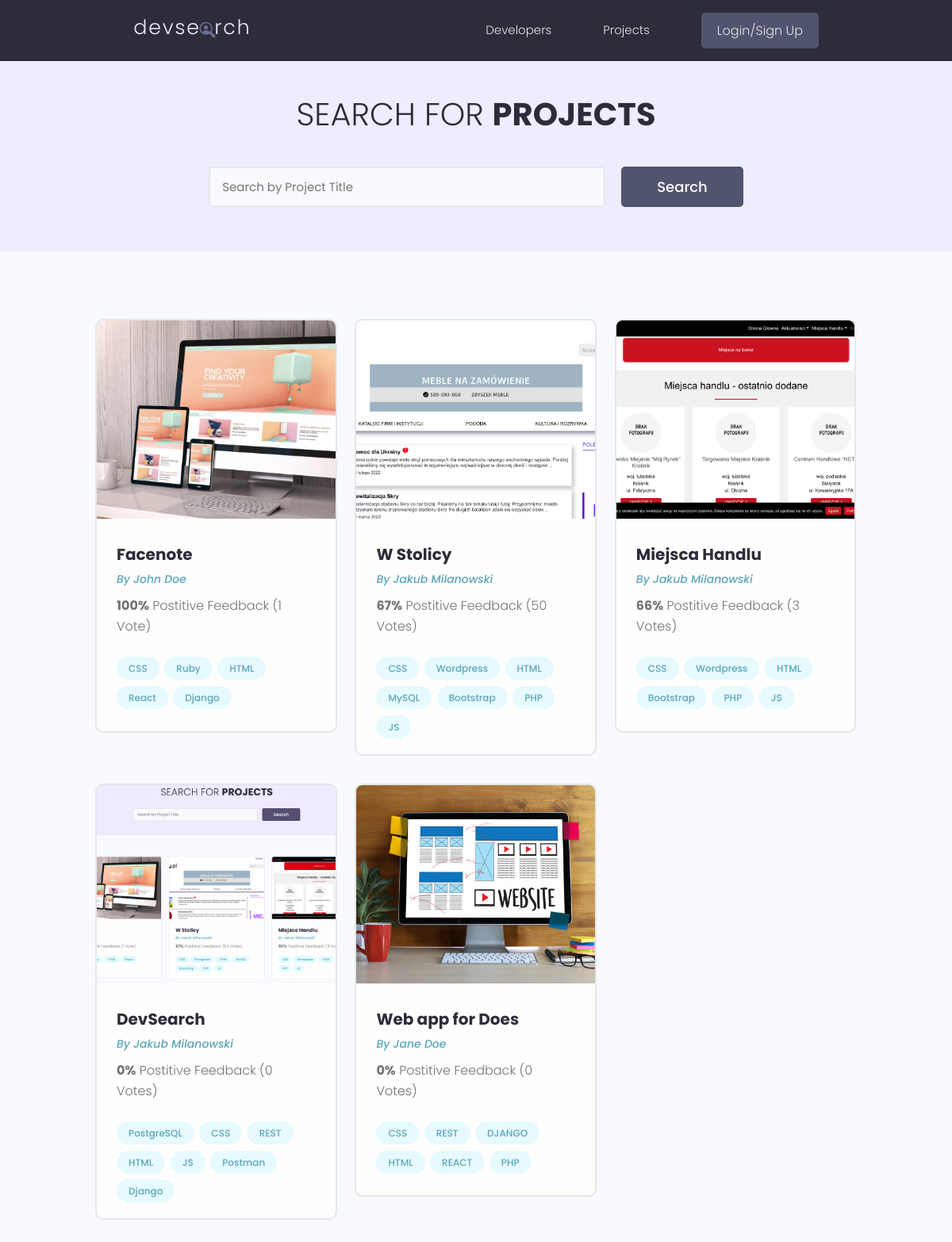
/projects/, run on the app's committed database.
### projects/models.py (models this page shows, shortened)
class Project(models.Model):
    owner = models.ForeignKey(Profile, null=True, blank=True, on_delete=models.CASCADE)
    title = models.CharField(max_length=200)
    description = models.TextField(null=True, blank=True)
    featured_image = models.ImageField(null = True, blank = True, default ="default.jpg")
    demo_link = models.CharField(max_length=2000, null=True, blank=True)
    source_link = models.CharField(max_length=2000, null=True, blank=True)
    tags = models.ManyToManyField('Tag', blank="True")
    vote_total = models.IntegerField(default = 0, null=True, blank=True)
    vote_ratio = models.IntegerField(default = 0, null=True, blank=True)
    created = models.DateTimeField(auto_now_add=True)
    id = models.UUIDField(default = uuid.uuid4, unique=True, primary_key = True, editable=False)
    class Meta:
        ordering = ['-vote_ratio', '-vote_total', 'title']
    @property
    def imageURL(self):
        try:
            url = self.featured_image.url
        except:
            url = ''
        return url

class Tag(models.Model):
    name = models.CharField(max_length=200)
    created = models.DateTimeField(auto_now_add=True)
    id = models.UUIDField(default = uuid.uuid4, unique=True, primary_key = True, editable=False)
    def __str__(self):
        return self.name

### users/models.py (models this page shows, shortened)
class Profile(models.Model):
    user = models.OneToOneField(User, on_delete=models.CASCADE, null=True, blank=True)
    name = models.CharField(max_length = 200, blank=True, null=True)
    email = models.EmailField(max_length=500, blank=True, null=True)
    username = models.CharField(max_length = 200, blank=True, null=True)
    location = models.CharField(max_length = 200, blank=True, null=True)
    short_intro = models.CharField(max_length = 200, blank=True, null=True)
    bio = models.TextField(blank = True, null = True)
    profile_image = models.ImageField(null = True, blank = True, upload_to = 'profiles/', default =  'profiles/user-default.png')
    social_github = models.CharField(max_length = 200, blank=True, null=True)
    social_twitter = models.CharField(max_length = 200, blank=True, null=True)
    social_linkedin = models.CharField(max_length = 200, blank=True, null=True)
    social_youtube = models.CharField(max_length = 200, blank=True, null=True)
    social_website = models.CharField(max_length = 200, blank=True, null=True)
    created = models.DateTimeField(auto_now_add=True)
    id = models.UUIDField(default = uuid.uuid4, unique=True, primary_key = True, editable=False)

### projects/views.py (the view)
# urls.py: path('projects/', views.getProjects),
def projects(request):
    projects, search_query = searchProjects(request)
    custom_range, projects = paginateProjects(request, projects, 6)
    context = {'projects' : projects, 'search_query' : search_query, 'custom_range' : custom_range }
    return render(request, 'projects/projects.html', context)

### projects/utils.py (called while the page is built)
def paginateProjects(request, projects, results):
    page = request.GET.get('page')
    paginator = Paginator(projects, results)
    try:
        projects = paginator.page(page)
    except PageNotAnInteger:
        page = 1
        projects = paginator.page(page)
    except EmptyPage:
        page = paginator.num_pages
        projects = paginator.page(page)
    leftIndex = (int(page) - 4)
    if leftIndex < 1:
        leftIndex = 1
    rightIndex = (int(page) + 5)
    if rightIndex > paginator.num_pages:
        rightIndex = paginator.num_pages + 1
    custom_range = range(leftIndex, rightIndex)
    return custom_range, projects

def searchProjects(request):
    search_query = ''
    if request.GET.get('search_query'):
        search_query = request.GET.get('search_query')
    tags = Tag.objects.filter(name__icontains=search_query)
    projects = Project.objects.distinct().filter(
        Q(title__icontains=search_query) |
        Q(description__icontains=search_query) |
        Q(owner__name__icontains=search_query) |
        Q(tags__in=tags)
        )
    return projects, search_query

### projects/templates/projects/projects.html (shortened to what this page needs)
{% extends 'main.html' %}
{% block content %}
  <main class="projects">
    <section class="hero-section text-center">
      <div class="container container--narrow">
        <div class="hero-section__box">
          <h2>Search for <span>Projects</span></h2>
        </div>
        <div class="hero-section__search">
          <form id="searchForm" class="form" action="{% url 'projects' %}" method="get">
            <div class="form__field">
              <input class="input input--text" id="formInput#search" type="text" name="search_query" value="{{search_query}}"
                placeholder="Search by Project Title" />
            </div>
            <input class="btn btn--sub btn--lg" type="submit" value="Search" />
          </form>
        </div>
      </div>
    </section>
    <section class="projectsList">
      <div class="container">
        <div class="grid grid--three">
        {% for project in projects %}
          <div class="column">
            <div class="card project">
              <a href="{% url 'project' project.id %}" class="project">
                <img class="project__thumbnail" src="{{ project.imageURL }}" alt="project thumbnail" />
                <div class="card__body">
                  <h3 class="project__title">{{project.title}}</h3>
                  <p><a class="project__author" href="{% url 'user-profile' project.owner.id %}">By {{project.owner.name}}</a></p>
                  <p class="project--rating">
                    <span style="font-weight: bold;">{{project.vote_ratio}}%</span> Postitive
                    Feedback ({{project.vote_total}} Vote{{project.vote_total | pluralize:'s'}})
                  </p>
                  <div class="project__tags">
                  {% for tag in project.tags.all %}
                    <span class="tag tag--pill tag--main">
                      <small>{{tag}}</small>
                    </span>
                  {% endfor %}
                  </div>
                </div>
              </a>
            </div>
          </div>
          {% endfor %}
        </div>
      </div>
    </section>
  </main>
{% endblock content %}

### templates/main.html (shortened to what this page needs)
<!DOCTYPE html>
{% load static %}
<html>
<head>
    <link rel="stylesheet" href="https://cdn.iconmonstr.com/1.3.0/css/iconmonstr-iconic-font.min.css" />
    <link rel="stylesheet" href="{% static 'uikit/styles/uikit.css' %}" />
    <link rel="stylesheet" href="{% static 'styles/app.css' %}" />
</head>
<body>
    {% include 'navbar.html' %}
    {% block content %}
    {% endblock content %}
</body>
</html>

### templates/navbar.html (shortened to what this page needs)
{% load static %}
<header class="header">
  <div class="container container--narrow">
    <a href="{% url 'profiles' %}" class="header__logo">
      <img src="{% static 'images/logo.svg' %}" alt="DevSearch Logo" />
    </a>
    <nav class="header__nav">
      <ul class="header__menu">
        <li class="header__menuItem"><a href="{% url 'profiles' %}">Developers</a></li>
        <li class="header__menuItem"><a href="{% url 'projects' %}">Projects</a></li>
        {% if request.user.is_authenticated %}
        <li class="header__menuItem"><a href="{% url 'inbox' %}">Inbox</a></li>
        <li class="header__menuItem"><a href="{% url 'account' %}">Account</a></li>
        <li class="header__menuItem"><a href="{% url 'logout' %}" class="btn btn--sub">Logout</a></li>
        {% else %}
        <li class="header__menuItem"><a href="{% url 'login' %}" class="btn btn--sub">Login/Sign Up</a></li>
        {% endif %}
      </ul>
    </nav>
  </div>
</header>

### static/styles/app.css (style rules this page uses)
:root { --color-sub: #2d2d39; }
.btn--sub { background-color: var(--color-sub-light); }
.card { border: 2px solid var(--color-light); }
img { width: 100%; }
.header { position: sticky; z-index: 111; background-color: var(--color-sub); padding: 1.5rem 0; }
.header > .container { display: flex; justify-content: space-between; align-items: center; }
.header__logo > img { height: 3.8rem; }
.header__nav > ul { display: inline-flex; align-items: center; list-style: none; gap: 6.5rem; }
.header__menuItem > a { color: var(--color-light); font-weight: 300; }
.hero-section { height: 40vh; display: flex; align-items: center; background-color: var(--color-sub); }
.hero-section__box { margin-bottom: 4rem; }
.hero-section__box > h2, .hero-section__box > h2 > span { font-size: 4rem; color: var(--color-light); line-height: 1.3; text-transform: uppercase; }
.hero-section__box > h2 { font-weight: 300; }
.hero-section__box > h2 > span { font-weight: 700; }
.hero-section__search > .form { display: flex; align-items: center; justify-content: center; gap: 2rem; }
.hero-section__search > .form input.input--text { width: 50rem; }
.project__author { font-size: 1.4rem; font-style: italic; }
.project--rating { margin-bottom: 1.6em; margin-top: .5em; }
.projects > .hero-section { background: var(--color-sub-lighter); height: 30vh; }
.projects .hero-section__box { margin-bottom: 2.5rem; }
.projects .hero-section__box > h2 { color: var(--color-sub); }
.projects .hero-section__box > h2 > span { font-weight: 700; color: var(--color-sub); }
.projectsList { margin-top: 8rem; }
.project__thumbnail { height: 25rem; object-fit: cover; object-position: top center; }
.project__title { font-size: 2rem; font-weight: 700; color: var(--color-sub); }

### static/uikit/styles/modules/_variables.css (style rules this page uses)
:root { --color-main: #5aa5b9; --color-main-light: #e6faff; --color-sub: #3f4156; --color-sub-light: #51546e; --color-sub-lighter: #ededfd; --color-text: #737373; --color-gray: #8b8b8b; --color-light: #e5e7eb; --color-light-gray: #767676; --color-bg: #f8fafd; --color-white: #fffefd; --color-white-light: #f3f3f3; --color-success: #359e64; --color-success-bg: #def8e8; --color-error: #fc4b0b; --color-error-bg: #fff2ee; --font-base: 'Poppins', arial, helvetica, 'Segoe UI', roboto, ubuntu, sans-serif; --font-monospace: 'Fira Code', 'Courier New', courier, monospace; --font-regular: 300; --font-medium: 500; --font-bold: 700; --generic-shadow: 1px 1px 5px #00000010; --generic-transition: all 0.3s ease-in-out; }

### static/uikit/styles/modules/_base.css (style rules this page uses)
* { margin: 0; padding: 0; box-sizing: border-box; text-rendering: optimizeLegibility; color: inherit; font-size: inherit; }
html { font-size: 50%; }
@media only screen and (min-width: 480px) { html { font-size: 56.25%; } }
@media only screen and (min-width: 1200px) { html { font-size: 62.5%; } }
body { line-height: 1.6; font-weight: 400; font-size: 1.5rem; color: var(--color-text); background-color: var(--color-bg); min-height: 100vh; }

### static/uikit/styles/modules/_typography.css (style rules this page uses)
* { font-family: var(--font-base); }
h2 { font-size: 3.6rem; font-weight: var(--font-bold); }
h3 { font-size: 3.2rem; font-weight: var(--font-medium); }
p, span, strong { font-size: 1.6rem; color: var(--color-text); font-weight: var(--font-regular); }
a { padding-bottom: 2px; text-decoration: none; display: inline-block; color: var(--color-main); font-weight: var(--font-medium); }

### static/uikit/styles/modules/_utilities.css (style rules this page uses)
.container { width: 92%; max-width: 165rem; margin: 0 auto; box-sizing: border-box; }
.container--narrow { width: 92%; max-width: 120rem; }
@media screen and (min-width: 1000px) { .container { width: 90%; } }
@media screen and (min-width: 1000px) { .container--narrow { width: 85%; } }
@media screen and (min-width: 1200px) { .container { width: 80%; } }
@media screen and (min-width: 1200px) { .container--narrow { width: 72%; } }
.text-center { text-align: center; }

### static/uikit/styles/modules/_button.css (style rules this page uses)
.btn { display: inline-block; position: relative; cursor: pointer; background-color: var(--color-light); font-weight: var(--font-medium); color: var(--color-sub); text-decoration: none; padding: 1rem 2rem; border-radius: 0.5rem; border: none; width: -webkit-fit-content; width: -moz-fit-content; width: fit-content; height: -webkit-fit-content; height: -moz-fit-content; height: fit-content; font-size: 1.6rem; outline-width: 0; outline-color: transparent; -webkit-backface-visibility: hidden; backface-visibility: hidden; transition: all 0.3s ease-in-out; }
.btn--sub { background-color: var(--color-sub); color: var(--color-white); }
.btn--lg { font-size: 1.8rem; padding: 1.2rem 4.5rem; }

### data on the page
Project: imageURL (picture), title "Facenote", owner.name "John Doe", vote_ratio "100", vote_total "1"
Tag: name "CSS"
Tag: name "Ruby"
Tag: name "HTML"
Tag: name "React"
Tag: name "Django"
Project: imageURL (picture), title "W Stolicy", owner.name "Jakub Milanowski", vote_ratio "67", vote_total "50", vote_total|pluralize "s"
Tag: name "Wordpress"
Tag: name "MySQL"
Tag: name "Bootstrap"
Tag: name "PHP"
Tag: name "JS"
Project: imageURL (picture), title "Miejsca Handlu", owner.name "Jakub Milanowski", vote_ratio "66", vote_total "3", vote_total|pluralize "s"
Project: imageURL (picture), title "DevSearch", owner.name "Jakub Milanowski", vote_ratio "0", vote_total "0", vote_total|pluralize "s"
Tag: name "PostgreSQL"
Tag: name "REST"
Tag: name "Postman"
Project: imageURL (picture), title "Web app for Does", owner.name "Jane Doe", vote_ratio "0", vote_total "0", vote_total|pluralize "s"
Tag: name "DJANGO"
Tag: name "REACT"
